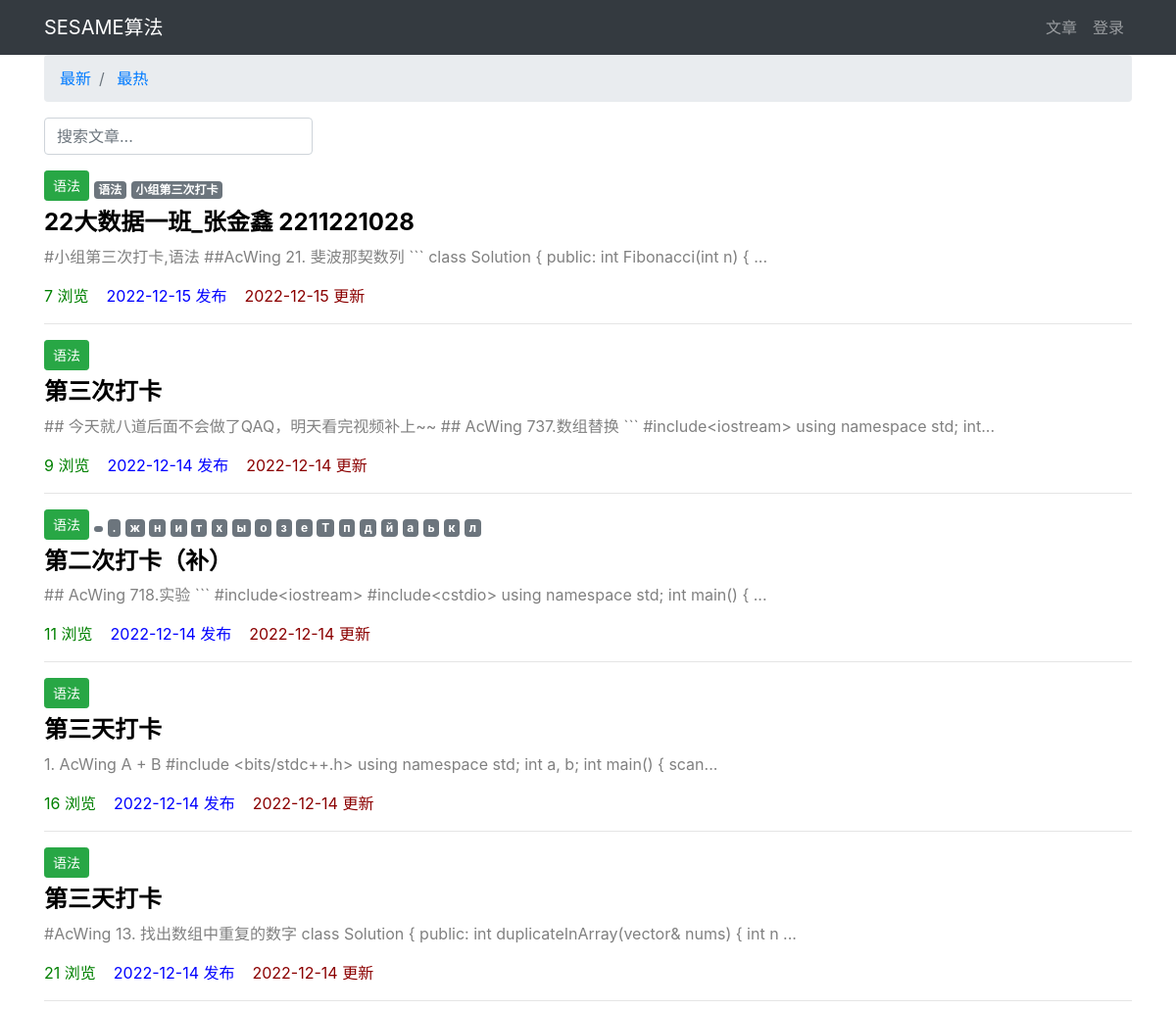
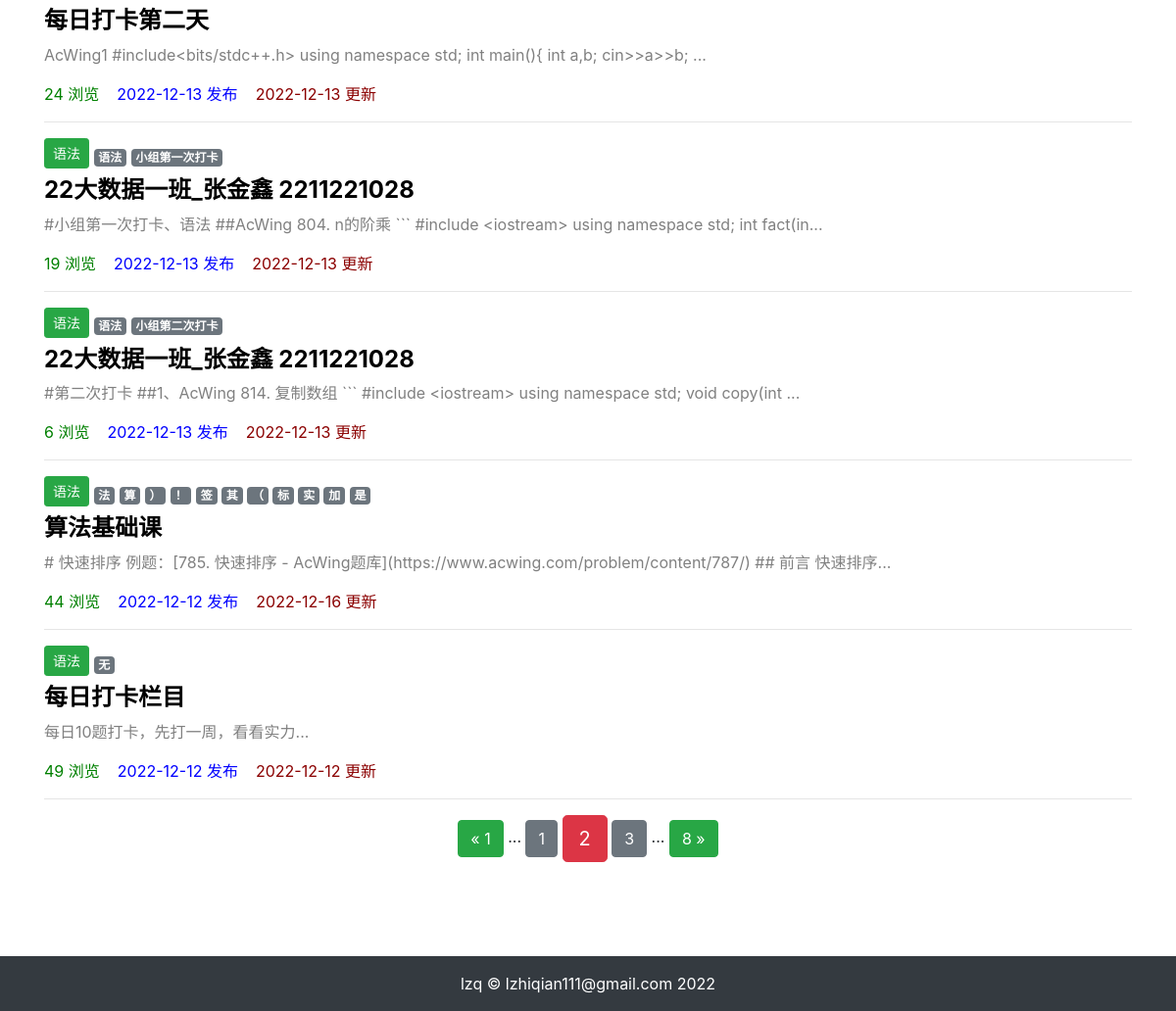
The app's page /article/article-list/?page=2&order=None&search= with its own data (2 pictures, top to bottom).
### article/models.py (models this page shows, shortened)
class ArticlePost(models.Model):
    author = models.ForeignKey(User, on_delete=models.CASCADE)
    title = models.CharField(max_length=100)
    body = models.TextField()
    created = models.DateTimeField(default=timezone.now)
    updated = models.DateTimeField(auto_now=True)
    total_views = models.PositiveIntegerField(default=0)
    column = models.ForeignKey(
        ArticleColumn,
        null=True,
        blank=True,
        on_delete=models.CASCADE,
        related_name='article'
    )
    tags = TaggableManager(blank=True)
    class Meta:
        ordering = ('-created',)

class ArticleColumn(models.Model):
    title = models.CharField(max_length=100, blank=True)
    created = models.DateTimeField(default=timezone.now)
    def __str__(self):
        return self.title

### article/views.py (the view)
# urls.py: path('article-list/', views.article_list, name='article_list'),
def article_list(request):
    search = request.GET.get('search')
    order = request.GET.get('order')
    column = request.GET.get('column')
    tag = request.GET.get('tag')
    article_list = ArticlePost.objects.all()
    if search:
        article_list = article_list.filter(
            Q(title__icontains=search) |
            Q(body__icontains=search)
        )
    else:
        search = ''
    if column is not None and column.isdigit():
        article_list = article_list.filter(column=column)
    if tag and tag != 'None':
        article_list = article_list.filter(tags__name__in=[tag])
    if order == 'total_views':
        article_list = article_list.order_by('-total_views')
    paginator = Paginator(article_list, 10)
    page = request.GET.get('page')
    articles = paginator.get_page(page)
    context = {
        'articles': articles,
        'order': order,
        'search': search,
        'column': column,
        'tag': tag,
    }
    return render(request, 'article/list.html', context)

### article/templates/article/list.html (shortened to what this page needs)
{% extends "article/base.html" %}
{% load static %}
{% block content %}
<div class="container">
    <nav aria-label="breadcrumb">
        <ol class="breadcrumb">
            <li class="breadcrumb-item">
                <a href="{% url 'article:article_list' %}?search={{ search }}">
                    最新
                </a>
            </li>
            <li class="breadcrumb-item">
                <a href="{% url 'article:article_list' %}?order=total_views&search={{ search }}">
                    最热
                </a>
            </li>
        </ol>
    </nav>
    <div class="row">
        <div class="col-auto mr-auto">
            <form class="form-inline" >
                <input type="text"
                    class="form-control mb-2 mr-sm-2"
                    name="search"
                    placeholder="搜索文章..."
                    required
                >
            </form>
        </div>
    </div>
    <div class="row mt-2">
    {% for article in articles %}
        <div class="col-12">
            {% if article.column %}
                <button type="button"
                    class="btn btn-sm mb-2
                        {% if article.column.title == '语法' %}
                            btn-success
                        {% elif article.column.title == '算法' %}
                            btn-danger
                        {% elif article.column.title == 'python' %}
                            btn-warning
                        {% endif %}
                    "
                >
                    {{ article.column }}
                </button>
            <span>
                {% for tag in article.tags.all %}
                    <a href="{% url 'article:article_list' %}?tag={{ tag }}"
                       class="badge badge-secondary"
                    >
                        {{ tag }}
                    </a>
                {% endfor %}
            </span>
            {% endif %}
            <h4>
                <b>
                    <a href="{% url 'article:article_detail' article.id %}"
                       style="color: black;"
                    >
                        {{ article.title }}
                    </a>
                </b>
            </h4>
            <div>
                <p style="color: gray;">
                    {{ article.body|slice:'100' }}...
                </p>
            </div>
            <p>
                <span style="color: green;">
                    {{ article.total_views }} 浏览&nbsp;&nbsp;&nbsp;
                </span>
                <span style="color: blue;">
                    {{ article.created|date:'Y-m-d' }} 发布&nbsp;&nbsp;&nbsp;
                </span>
                <span style="color: darkred;">
                    {{ article.updated|date:'Y-m-d' }} 更新
                </span>
            </p>
            <hr>
        </div>
    {% endfor %}
</div>
</div>
<div class="pagination row">
    <div class="m-auto">
        <span class="step-links">
            {% if articles.has_previous %}
                <a href="?page=1&order={{ order }}&search={{ search }}" class="btn btn-success">
                    &laquo; 1
                </a>
                <span>...</span>
                <a href="?page={{ articles.previous_page_number }}&order={{ order }}&search={{ search }}"
                   class="btn btn-secondary"
                >
                    {{ articles.previous_page_number }}
                </a>
            {% endif %}
            <span class="current btn btn-danger btn-lg">
                {{ articles.number }}
            </span>
            {% if articles.has_next %}
                <a href="?page={{ articles.next_page_number }}&order={{ order }}&search={{ search }}"
                   class="btn btn-secondary"
                >
                    {{ articles.next_page_number }}
                </a>
                <span>...</span>
                <a href="?page={{ articles.paginator.num_pages }}&order={{ order }}&search={{ search }}"
                   class="btn btn-success"
                >
                    {{ articles.paginator.num_pages }} &raquo;
                </a>
            {% endif %}
        </span>
    </div>
</div>
{% endblock content %}

### records on screen
ArticlePost: column "语法", title "22大数据一班_张金鑫 2211221028", body "#小组第三次打卡,语法 ##AcWing 21. 斐波那契数列 ``` class Solution { public: int Fibonacci(int n) {", total_views "7", created "2022-12-15", updated "2022-12-15"
Tag: name "语法"
Tag: name "小组第三次打卡"
ArticlePost: column "语法", title "第三次打卡", body "## 今天就八道后面不会做了QAQ，明天看完视频补上~~ ## AcWing 737.数组替换 ``` #include<iostream> using namespace std; int", total_views "9", created "2022-12-14", updated "2022-12-14"
ArticlePost: column "语法", title "第二次打卡（补）", body "## AcWing 718.实验 ``` #include<iostream> #include<cstdio> using namespace std; int main() {", total_views "11", created "2022-12-14", updated "2022-12-14"
Tag: name "."
Tag: name "ж"
Tag: name "н"
Tag: name "и"
Tag: name "т"
Tag: name "х"
Tag: name "ы"
Tag: name "о"
Tag: name "з"
Tag: name "е"
Tag: name "Т"
Tag: name "п"
Tag: name "д"
Tag: name "й"
Tag: name "а"
Tag: name "ь"
Tag: name "к"
Tag: name "л"
ArticlePost: column "语法", title "第三天打卡", body "1. AcWing A + B #include <bits/stdc++.h> using namespace std; int a, b; int main() { scan", total_views "16", created "2022-12-14", updated "2022-12-14"
ArticlePost: column "语法", title "第三天打卡", body "#AcWing 13. 找出数组中重复的数字 class Solution { public: int duplicateInArray(vector& nums) { int n", total_views "21", created "2022-12-14", updated "2022-12-14"
ArticlePost: title "每日打卡第二天", body "AcWing1 #include<bits/stdc++.h> using namespace std; int main(){ int a,b; cin>>a>>b;", total_views "24", created "2022-12-13", updated "2022-12-13"
ArticlePost: column "语法", title "22大数据一班_张金鑫 2211221028", body "#小组第一次打卡、语法 ##AcWing 804. n的阶乘 ``` #include <iostream> using namespace std; int fact(in", total_views "19", created "2022-12-13", updated "2022-12-13"
Tag: name "小组第一次打卡"
ArticlePost: column "语法", title "22大数据一班_张金鑫 2211221028", body "#第二次打卡 ##1、AcWing 814. 复制数组 ``` #include <iostream> using namespace std; void copy(int", total_views "6", created "2022-12-13", updated "2022-12-13"
Tag: name "小组第二次打卡"
ArticlePost: column "语法", title "算法基础课", body "# 快速排序 例题：[785. 快速排序 - AcWing题库](https://www.acwing.com/problem/content/787/) ## 前言 快速排序", total_views "44", created "2022-12-12", updated "2022-12-16"
Tag: name "法"
Tag: name "算"
Tag: name "）"
Tag: name "！"
Tag: name "签"
Tag: name "其"
Tag: name "（"
Tag: name "标"
Tag: name "实"
Tag: name "加"
Tag: name "是"
ArticlePost: column "语法", title "每日打卡栏目", body "每日10题打卡，先打一周，看看实力", total_views "49", created "2022-12-12", updated "2022-12-12"
Tag: name "无"

### other values on screen
{{ articles.previous_page_number }} "1"
{{ articles.number }} "2"
{{ articles.next_page_number }} "3"
{{ articles.paginator.num_pages }} "8"
